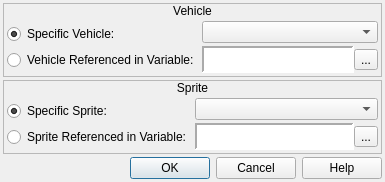
<?xml version="1.0" encoding="UTF-8"?>
<ui version="4.0">
 <class>ConfigureEvent_ChangeVehicleGraphic</class>
 <widget class="QDialog" name="ConfigureEvent_ChangeVehicleGraphic">
  <property name="geometry">
   <rect>
    <x>0</x>
    <y>0</y>
    <width>385</width>
    <height>182</height>
   </rect>
  </property>
  <property name="windowTitle">
   <string>Change Vehicle Graphic</string>
  </property>
  <property name="windowIcon">
   <iconset resource="gui_icons.qrc">
    <normaloff>:/icons/openrpgmaker.png</normaloff>:/icons/openrpgmaker.png</iconset>
  </property>
  <property name="styleSheet">
   <string notr="true">.QFrame
{
	border-width: 1px;
	border-style: solid;
	border-color: palette(window-text);
}

.QFrame&gt;QLabel
{
	border-width: 0px;
	background-color: palette(window-text);
	color: palette(window);
	font-weight: bold;
}

.QFrame&gt;QCheckBox
{
	background-color: palette(window-text);
	border-width: 0px;
	border-style: none;
	color: palette(window);
	spacing: 3px;
	font-weight: bold;
	padding: 0px 0px 0px 3px;
}

.QFrame&gt;QCheckBox::indicator
{
	min-width: 8px;
	max-width: 8px;
	min-height: 8px;
	max-height: 8px;
	width: 8px;
	height: 8px;
	border-width: 2px;
	border-radius: 0px;
	border-style: ridge;
	border-color: palette(mid);
}

.QFrame&gt;QCheckBox::indicator:unchecked
{
	background-color: palette(base);
}

.QFrame&gt;QCheckBox::indicator:checked
{
	background-color: palette(window-text);
}

.QFrame&gt;QCheckBox::indicator:hover
{
	border-color: palette(highlight);
}</string>
  </property>
  <layout class="QVBoxLayout" name="verticalLayout_2">
   <property name="spacing">
    <number>3</number>
   </property>
   <property name="margin">
    <number>3</number>
   </property>
   <item>
    <widget class="QFrame" name="frame">
     <property name="frameShape">
      <enum>QFrame::StyledPanel</enum>
     </property>
     <property name="frameShadow">
      <enum>QFrame::Raised</enum>
     </property>
     <layout class="QVBoxLayout" name="verticalLayout">
      <property name="spacing">
       <number>0</number>
      </property>
      <property name="margin">
       <number>0</number>
      </property>
      <item>
       <widget class="QLabel" name="label">
        <property name="sizePolicy">
         <sizepolicy hsizetype="Preferred" vsizetype="Fixed">
          <horstretch>0</horstretch>
          <verstretch>0</verstretch>
         </sizepolicy>
        </property>
        <property name="text">
         <string>Vehicle</string>
        </property>
        <property name="alignment">
         <set>Qt::AlignCenter</set>
        </property>
       </widget>
      </item>
      <item>
       <widget class="QWidget" name="widget" native="true">
        <layout class="QHBoxLayout" name="horizontalLayout_3">
         <property name="spacing">
          <number>3</number>
         </property>
         <property name="margin">
          <number>3</number>
         </property>
         <item>
          <widget class="QWidget" name="widget_14" native="true">
           <layout class="QVBoxLayout" name="verticalLayout_7">
            <property name="spacing">
             <number>3</number>
            </property>
            <property name="margin">
             <number>0</number>
            </property>
            <item>
             <widget class="QRadioButton" name="rbSpecificVehicle">
              <property name="sizePolicy">
               <sizepolicy hsizetype="Fixed" vsizetype="Fixed">
                <horstretch>0</horstretch>
                <verstretch>0</verstretch>
               </sizepolicy>
              </property>
              <property name="text">
               <string>Specific Vehicle:</string>
              </property>
              <property name="checked">
               <bool>true</bool>
              </property>
             </widget>
            </item>
            <item>
             <widget class="QRadioButton" name="rbReferencedVehicle">
              <property name="sizePolicy">
               <sizepolicy hsizetype="Fixed" vsizetype="Fixed">
                <horstretch>0</horstretch>
                <verstretch>0</verstretch>
               </sizepolicy>
              </property>
              <property name="text">
               <string>Vehicle Referenced in Variable:</string>
              </property>
             </widget>
            </item>
           </layout>
          </widget>
         </item>
         <item>
          <widget class="QWidget" name="widget_13" native="true">
           <layout class="QVBoxLayout" name="verticalLayout_6">
            <property name="spacing">
             <number>3</number>
            </property>
            <property name="margin">
             <number>0</number>
            </property>
            <item>
             <widget class="QComboBox" name="cboxVehicles"/>
            </item>
            <item>
             <widget class="QWidget" name="wVehicleVariable" native="true">
              <layout class="QHBoxLayout" name="horizontalLayout_37">
               <property name="spacing">
                <number>0</number>
               </property>
               <property name="margin">
                <number>0</number>
               </property>
               <item>
                <widget class="QLabel" name="lblVehicleVariable">
                 <property name="sizePolicy">
                  <sizepolicy hsizetype="Preferred" vsizetype="Preferred">
                   <horstretch>0</horstretch>
                   <verstretch>0</verstretch>
                  </sizepolicy>
                 </property>
                 <property name="minimumSize">
                  <size>
                   <width>150</width>
                   <height>0</height>
                  </size>
                 </property>
                 <property name="font">
                  <font>
                   <family>Monospace</family>
                  </font>
                 </property>
                 <property name="styleSheet">
                  <string notr="true">background-color: palette(base);</string>
                 </property>
                 <property name="frameShape">
                  <enum>QFrame::Panel</enum>
                 </property>
                 <property name="frameShadow">
                  <enum>QFrame::Sunken</enum>
                 </property>
                 <property name="lineWidth">
                  <number>2</number>
                 </property>
                 <property name="text">
                  <string/>
                 </property>
                </widget>
               </item>
               <item>
                <widget class="QToolButton" name="bBrowseVehicleVariables">
                 <property name="text">
                  <string>...</string>
                 </property>
                 <property name="icon">
                  <iconset resource="gui_icons.qrc">
                   <normaloff>:/icons/fileopen.png</normaloff>:/icons/fileopen.png</iconset>
                 </property>
                </widget>
               </item>
              </layout>
             </widget>
            </item>
           </layout>
          </widget>
         </item>
        </layout>
       </widget>
      </item>
     </layout>
    </widget>
   </item>
   <item>
    <widget class="QFrame" name="frame_3">
     <property name="frameShape">
      <enum>QFrame::StyledPanel</enum>
     </property>
     <property name="frameShadow">
      <enum>QFrame::Raised</enum>
     </property>
     <layout class="QVBoxLayout" name="verticalLayout_3">
      <property name="spacing">
       <number>0</number>
      </property>
      <property name="margin">
       <number>0</number>
      </property>
      <item>
       <widget class="QLabel" name="label_2">
        <property name="sizePolicy">
         <sizepolicy hsizetype="Preferred" vsizetype="Fixed">
          <horstretch>0</horstretch>
          <verstretch>0</verstretch>
         </sizepolicy>
        </property>
        <property name="text">
         <string>Sprite</string>
        </property>
        <property name="alignment">
         <set>Qt::AlignCenter</set>
        </property>
       </widget>
      </item>
      <item>
       <widget class="QWidget" name="widget_4" native="true">
        <layout class="QHBoxLayout" name="horizontalLayout_4">
         <property name="spacing">
          <number>3</number>
         </property>
         <property name="margin">
          <number>3</number>
         </property>
         <item>
          <widget class="QWidget" name="widget_15" native="true">
           <layout class="QVBoxLayout" name="verticalLayout_8">
            <property name="spacing">
             <number>3</number>
            </property>
            <property name="margin">
             <number>0</number>
            </property>
            <item>
             <widget class="QRadioButton" name="rbSpecificSprite">
              <property name="sizePolicy">
               <sizepolicy hsizetype="Fixed" vsizetype="Fixed">
                <horstretch>0</horstretch>
                <verstretch>0</verstretch>
               </sizepolicy>
              </property>
              <property name="text">
               <string>Specific Sprite:</string>
              </property>
              <property name="checked">
               <bool>true</bool>
              </property>
             </widget>
            </item>
            <item>
             <widget class="QRadioButton" name="rbReferencedSprite">
              <property name="sizePolicy">
               <sizepolicy hsizetype="Fixed" vsizetype="Fixed">
                <horstretch>0</horstretch>
                <verstretch>0</verstretch>
               </sizepolicy>
              </property>
              <property name="text">
               <string>Sprite Referenced in Variable:</string>
              </property>
             </widget>
            </item>
           </layout>
          </widget>
         </item>
         <item>
          <widget class="QWidget" name="widget_16" native="true">
           <layout class="QVBoxLayout" name="verticalLayout_9">
            <property name="spacing">
             <number>3</number>
            </property>
            <property name="margin">
             <number>0</number>
            </property>
            <item>
             <widget class="QComboBox" name="cboxSprites"/>
            </item>
            <item>
             <widget class="QWidget" name="wSpriteVariable" native="true">
              <layout class="QHBoxLayout" name="horizontalLayout_38">
               <property name="spacing">
                <number>0</number>
               </property>
               <property name="margin">
                <number>0</number>
               </property>
               <item>
                <widget class="QLabel" name="lblSpriteVariable">
                 <property name="sizePolicy">
                  <sizepolicy hsizetype="Preferred" vsizetype="Preferred">
                   <horstretch>0</horstretch>
                   <verstretch>0</verstretch>
                  </sizepolicy>
                 </property>
                 <property name="minimumSize">
                  <size>
                   <width>150</width>
                   <height>0</height>
                  </size>
                 </property>
                 <property name="font">
                  <font>
                   <family>Monospace</family>
                  </font>
                 </property>
                 <property name="styleSheet">
                  <string notr="true">background-color: palette(base);</string>
                 </property>
                 <property name="frameShape">
                  <enum>QFrame::Panel</enum>
                 </property>
                 <property name="frameShadow">
                  <enum>QFrame::Sunken</enum>
                 </property>
                 <property name="lineWidth">
                  <number>2</number>
                 </property>
                 <property name="text">
                  <string/>
                 </property>
                </widget>
               </item>
               <item>
                <widget class="QToolButton" name="bBrowseSpriteVariables">
                 <property name="text">
                  <string>...</string>
                 </property>
                 <property name="icon">
                  <iconset resource="gui_icons.qrc">
                   <normaloff>:/icons/fileopen.png</normaloff>:/icons/fileopen.png</iconset>
                 </property>
                </widget>
               </item>
              </layout>
             </widget>
            </item>
           </layout>
          </widget>
         </item>
        </layout>
       </widget>
      </item>
     </layout>
    </widget>
   </item>
   <item>
    <widget class="QDialogButtonBox" name="buttonBox">
     <property name="orientation">
      <enum>Qt::Horizontal</enum>
     </property>
     <property name="standardButtons">
      <set>QDialogButtonBox::Cancel|QDialogButtonBox::Help|QDialogButtonBox::Ok</set>
     </property>
    </widget>
   </item>
  </layout>
 </widget>
 <resources>
  <include location="gui_icons.qrc"/>
 </resources>
 <connections>
  <connection>
   <sender>buttonBox</sender>
   <signal>accepted()</signal>
   <receiver>ConfigureEvent_ChangeVehicleGraphic</receiver>
   <slot>accept()</slot>
   <hints>
    <hint type="sourcelabel">
     <x>248</x>
     <y>254</y>
    </hint>
    <hint type="destinationlabel">
     <x>157</x>
     <y>274</y>
    </hint>
   </hints>
  </connection>
  <connection>
   <sender>buttonBox</sender>
   <signal>rejected()</signal>
   <receiver>ConfigureEvent_ChangeVehicleGraphic</receiver>
   <slot>reject()</slot>
   <hints>
    <hint type="sourcelabel">
     <x>316</x>
     <y>260</y>
    </hint>
    <hint type="destinationlabel">
     <x>286</x>
     <y>274</y>
    </hint>
   </hints>
  </connection>
 </connections>
</ui>
